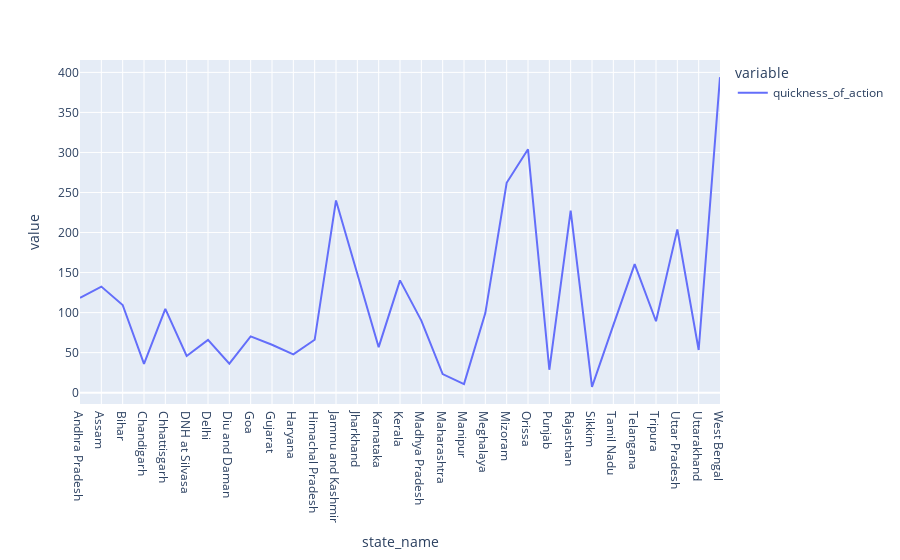

The notebook cell this image was saved under:
### Code cell
px.line(avg_quickness_states)

### Figure 1 — Plotly figure (JSON) as saved in the notebook; plotly's stock layout.template omitted (floating-point values rounded to 4 significant figures)
{"data": [{"hovertemplate": "variable=quickness_of_action<br>state_name=%{x}<br>value=%{y}<extra></extra>", "legendgroup": "quickness_of_action", "line": {"color": "#636efa", "dash": "solid"}, "marker": {"symbol": "circle"}, "mode": "lines", "name": "quickness_of_action", "orientation": "v", "showlegend": true, "x": ["Andhra Pradesh", "Assam", "Bihar", "Chandigarh", "Chhattisgarh", "DNH at Silvasa", "Delhi", "Diu and Daman", "Goa", "Gujarat", "Haryana", "Himachal Pradesh", "Jammu and Kashmir", "Jharkhand", "Karnataka", "Kerala", "Madhya Pradesh", "Maharashtra", "Manipur", "Meghalaya", "Mizoram", "Orissa", "Punjab", "Rajasthan", "Sikkim", "Tamil Nadu", "Telangana", "Tripura", "Uttar Pradesh", "Uttarakhand", "West Bengal"], "xaxis": "x", "y": [118.5, 132.5, 109.5, 35.88, 104.6, 45.83, 65.94, 36.31, 70.28, 59.79, 47.86, 66.04, 240.0, 147.1, 56.83, 140.3, 89.96, 23.2, 10.65, 99.39, 262.1, 303.9, 28.61, 227.3, 7.33, 84.31, 160.6, 89.18, 203.9, 53.33, 394.0], "yaxis": "y", "type": "scatter"}], "layout": {"xaxis": {"anchor": "y", "domain": [0, 1], "title": {"text": "state_name"}, "type": "category", "range": [0, 30], "autorange": true}, "yaxis": {"anchor": "x", "domain": [0, 1], "title": {"text": "value"}, "type": "linear", "range": [-14.15, 415.5], "autorange": true}, "legend": {"title": {"text": "variable"}, "tracegroupgap": 0}, "margin": {"t": 60}, "autosize": true}}
